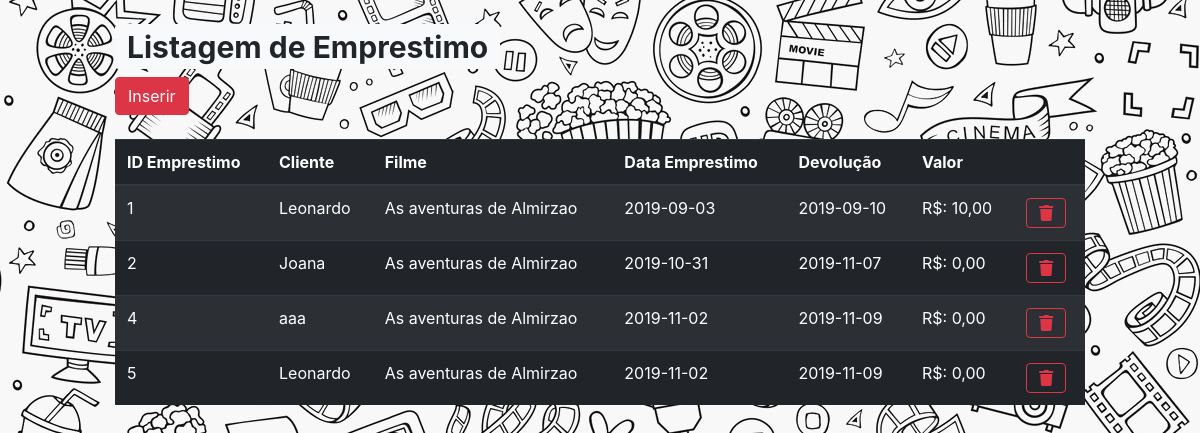
The app's page /emprestimo/lstEmprestimo.php (signed in) with its own data.
### tables this page shows
CREATE TABLE `emprestimo` (
  `id_emp` int(11) NOT NULL,
  `id_cliente` int(11) NOT NULL,
  `filme` int(11) NOT NULL,
  `data_emprestimo` date NOT NULL,
  `data_devolucao` date NOT NULL,
  `valor` float NOT NULL
);

CREATE TABLE `cliente` (
  `id` int(11) NOT NULL,
  `nome` varchar(35) NOT NULL,
  `telefone` int(11) NOT NULL,
  `celular` bigint(15) NOT NULL,
  `email` varchar(35) NOT NULL,
  `endereco` varchar(35) NOT NULL
);

CREATE TABLE `filme` (
  `id` int(11) NOT NULL,
  `titulo` varchar(35) NOT NULL,
  `categoria` int(11) NOT NULL,
  `ano` int(11) NOT NULL,
  `valor` float NOT NULL,
  `limite_dias` int(11) NOT NULL
);

### emprestimo/lstEmprestimo.php (the view, shortened to what this page needs)
<?php
    $conexao = mysqli_connect("localhost","root","");
    $rs = mysqli_query($conexao,"SELECT emprestimo.id_emp as id, emprestimo.id_cliente as cliId, cliente.nome as cliNome, emprestimo.filme as filmeid, emprestimo.data_emprestimo,
        emprestimo.data_devolucao,emprestimo.valor as valor_emp,filme.titulo,filme.valor
    FROM emprestimo INNER JOIN cliente ON emprestimo.id_cliente=cliente.id
    INNER JOIN filme ON emprestimo.filme = filme.id;");
?>
<html>
<head>
    <link rel="stylesheet" href="https://stackpath.bootstrapcdn.com/bootstrap/4.1.3/css/bootstrap.min.css">
    <link rel="stylesheet" href="https://use.fontawesome.com/releases/v5.4.2/css/all.css">
</head>
<body  background="fundo.jpg"  >
<div class="container col-md-10">
<br>
<h1> <span class="badge badge-light" >Listagem de Emprestimo</span></h1>
    <input type="button" class="btn btn-danger" value="Inserir" onclick="javascript:location.href='frmInsEmp.php'">
    <br><br>
    <table class="table table-striped table-dark">
    <thead class="thead-dark">
        <tr>
            <th>ID Emprestimo</th>
            <th>Cliente</th>
            <th>Filme</th>
            <th>Data Emprestimo</th>
            <th>Devolução</th>
            <th>Valor</th>
            <th></th>
        </tr>
        </thead>
        <?php while ($linha = mysqli_fetch_array($rs)) {?>
            <tr>
                <td><?php echo $linha ['id'] ?></td>
                <td><?php echo utf8_encode($linha ["cliNome"]) ?></td>
                <td><?php  echo utf8_encode($linha ["titulo"]) ?></td>
                <td><?php  echo $linha ["data_emprestimo"] ?></td>
                <td><?php  echo $linha ["data_devolucao"] ?></td>
                <td>R$: <?php echo number_format($linha ['valor_emp'],2,',','.') ?></td>
                    <td>
                      <button  class="btn btn-outline-danger bt-sm"
                       onclick="javascript: location.href='frmRemEmp.php?id=' +
                      <?php echo $linha['id'] ?>"><i class="fas fa-trash"></i></button>
                    </td>
            </tr>
        <?php }?>
    </table>
</body>
</html>

### records on screen
emprestimo: id_emp "1", id_cliente.nome "Leonardo", filme.titulo "As aventuras de Almirzao", data_emprestimo "2019-09-03", data_devolucao "2019-09-10", valor "10,00"
emprestimo: id_emp "2", id_cliente.nome "Joana", filme.titulo "As aventuras de Almirzao", data_emprestimo "2019-10-31", data_devolucao "2019-11-07", valor "0,00"
emprestimo: id_emp "4", id_cliente.nome "aaa", filme.titulo "As aventuras de Almirzao", data_emprestimo "2019-11-02", data_devolucao "2019-11-09", valor "0,00"
emprestimo: id_emp "5", id_cliente.nome "Leonardo", filme.titulo "As aventuras de Almirzao", data_emprestimo "2019-11-02", data_devolucao "2019-11-09", valor "0,00"
